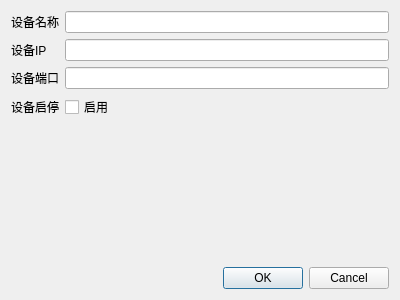
<?xml version="1.0" encoding="UTF-8"?>
<ui version="4.0">
 <class>DeviceAdmin</class>
 <widget class="QDialog" name="DeviceAdmin">
  <property name="geometry">
   <rect>
    <x>0</x>
    <y>0</y>
    <width>400</width>
    <height>300</height>
   </rect>
  </property>
  <property name="windowTitle">
   <string>Device Manager</string>
  </property>
  <layout class="QVBoxLayout" name="verticalLayout">
   <item>
    <layout class="QFormLayout" name="formLayout">
     <item row="0" column="0">
      <widget class="QLabel" name="labelDeviceName">
       <property name="text">
        <string>设备名称</string>
       </property>
      </widget>
     </item>
     <item row="0" column="1">
      <widget class="QLineEdit" name="lineEditDeviceName"/>
     </item>
     <item row="1" column="0">
      <widget class="QLabel" name="labelDeviceIP">
       <property name="text">
        <string>设备IP</string>
       </property>
      </widget>
     </item>
     <item row="1" column="1">
      <widget class="QLineEdit" name="lineEditDeviceIP"/>
     </item>
     <item row="2" column="0">
      <widget class="QLabel" name="labelDevicePort">
       <property name="text">
        <string>设备端口</string>
       </property>
      </widget>
     </item>
     <item row="2" column="1">
      <widget class="QLineEdit" name="lineEditDevicePort"/>
     </item>
     <item row="3" column="0">
      <widget class="QLabel" name="lblDeviceEnabled">
       <property name="text">
        <string>设备启停</string>
       </property>
      </widget>
     </item>
     <item row="3" column="1">
      <widget class="QCheckBox" name="checkBoxDeviceEnabled">
       <property name="text">
        <string>启用</string>
       </property>
      </widget>
     </item>
    </layout>
   </item>
   <item>
    <layout class="QHBoxLayout" name="horizontalLayout">
     <item>
      <spacer name="horizontalSpacer">
       <property name="orientation">
        <enum>Qt::Orientation::Horizontal</enum>
       </property>
       <property name="sizeHint" stdset="0">
        <size>
         <width>40</width>
         <height>20</height>
        </size>
       </property>
      </spacer>
     </item>
     <item>
      <widget class="QPushButton" name="pushButtonOK">
       <property name="text">
        <string>OK</string>
       </property>
      </widget>
     </item>
     <item>
      <widget class="QPushButton" name="pushButtonCancel">
       <property name="text">
        <string>Cancel</string>
       </property>
      </widget>
     </item>
    </layout>
   </item>
  </layout>
 </widget>
 <resources/>
 <connections/>
</ui>
